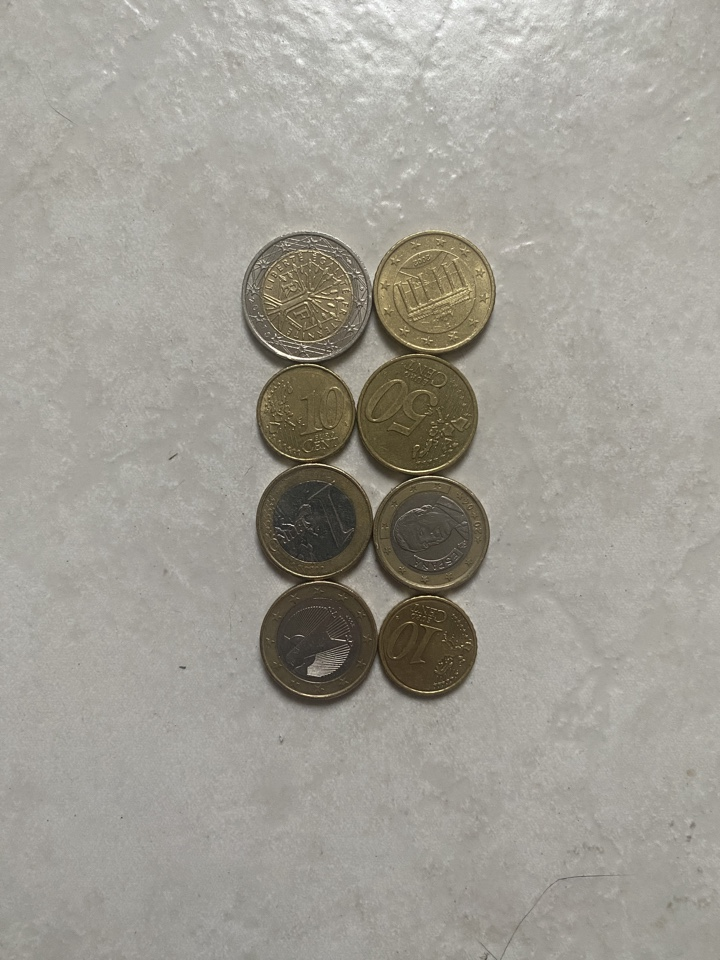
#> input picture images/coins.jpeg, 720 x 960 px, given in place of the camera
$ jupyter execute --allow-errors section_7_57_object_tracking.ipynb   (text cells are left out)
#> lines starting #> are read from the running program, lines starting #| are printed output that depends on the picture
[cell 1]
import numpy as np
import cv2

[cell 2]
corner_track_params = dict(maxCorners=10, qualityLevel=0.3, minDistance=7, blockSize=7)

[cell 3]
# larger motions can be detected by larger winsize but it is more sensitive to noise
# maxLevel is based on pyarmid for image processing: https://en.wikipedia.org/wiki/Pyramid_(image_processing)
# criteria we use both, speed (count) vs. accuracy of the algorithm (eps)
lucas_kanade_params = dict(winSize=(200,200), maxLevel=2, criteria=(cv2.TERM_CRITERIA_EPS | cv2.TERM_CRITERIA_COUNT, 10, 0.03))

[cell 4]
cap = cv2.VideoCapture(0)
cap.set(cv2.CAP_PROP_FPS, 60)
ret, prev_frame = cap.read()
#> prev_frame is the input picture: shape (960, 720, 3); mean B, G, R 147.7, 156.4, 159.6

prev_gray = cv2.cvtColor(prev_frame, cv2.COLOR_BGR2GRAY)
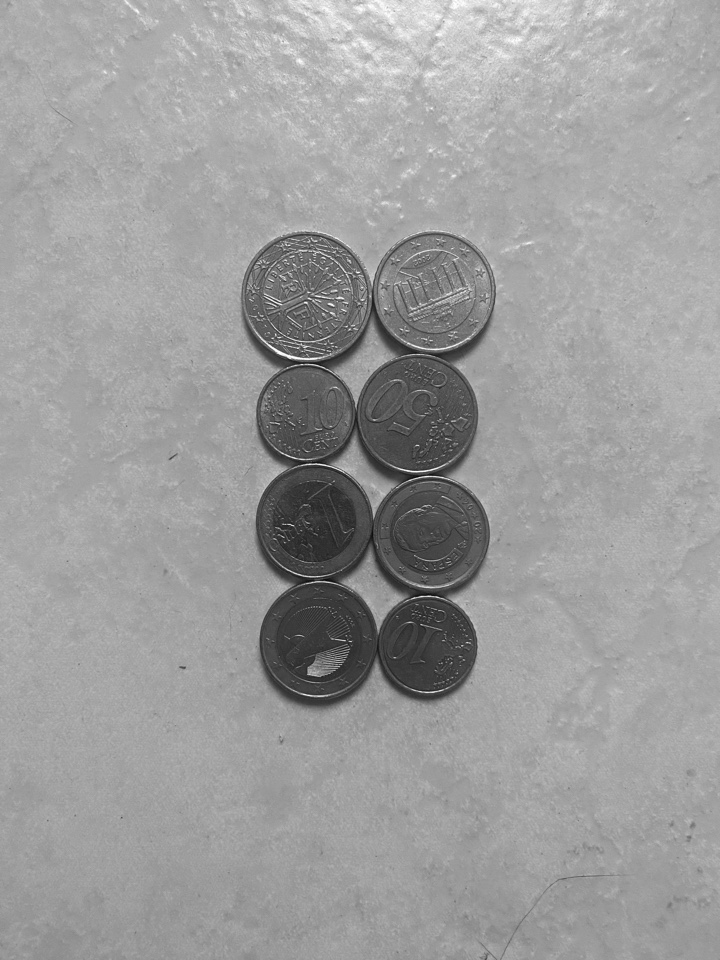
#> prev_gray: shape (960, 720); min 7, max 255, mean 156.3

# # Points to track
prev_points = cv2.goodFeaturesToTrack(prev_gray, mask=None, **corner_track_params)
#> prev_points = [[309, 672], [277, 335], [363, 302], [350, 328], [306, 304], [355, 274], [303, 346], [309, 239], [348, 274], [397, 285]]

mask = np.zeros_like(prev_frame) # visualization - zeros with the same size of the prev_frame

while True:
    ret, frame = cap.read()
    frame_gray = cv2.cvtColor(frame, cv2.COLOR_BGR2GRAY)
    # calculating the optical flow on the actual frame
    next_points, status, err = cv2.calcOpticalFlowPyrLK(prev_gray, frame_gray, prev_points, None, **lucas_kanade_params)
#> next_points has the same summary as prev_points; status = [1, 1, 1, 1, 1, 1, 1, 1, 1, 1]; err = [0, 0, 0, 0, 0, 0, 0, 0, 0, 0]

    good_new = next_points[status==1]
#> good_new has the same summary as prev_points
    good_prev = prev_points[status==1]
#> good_prev has the same summary as prev_points

    for i, (new, prev) in enumerate(zip(good_new, good_prev)):
        x_new, y_new = new.ravel() # reshape / flattening out an array -> 2d to 1d
        x_prev, y_prev = prev.ravel()

        mask = cv2.line(mask, (int(x_new), int(y_new)), (int(x_prev), int(y_prev)), (0,255,0), 3)
        frame = cv2.circle(frame, (int(x_new), int(y_new)), 8, (0,0,255), -1)
#> this loop made 10 passes
#> (x_new, y_new, x_prev, y_prev) on passes 1 to 10: (309, 672, 309, 672), (277, 335, 277, 335), (363, 302, 363, 302), (350, 328, 350, 328), (306, 304, 306, 304), (355, 274, 355, 274), (303, 346, 303, 346), (309, 239, 309, 239), (348, 274, 348, 274), (397, 285, 397, 285)
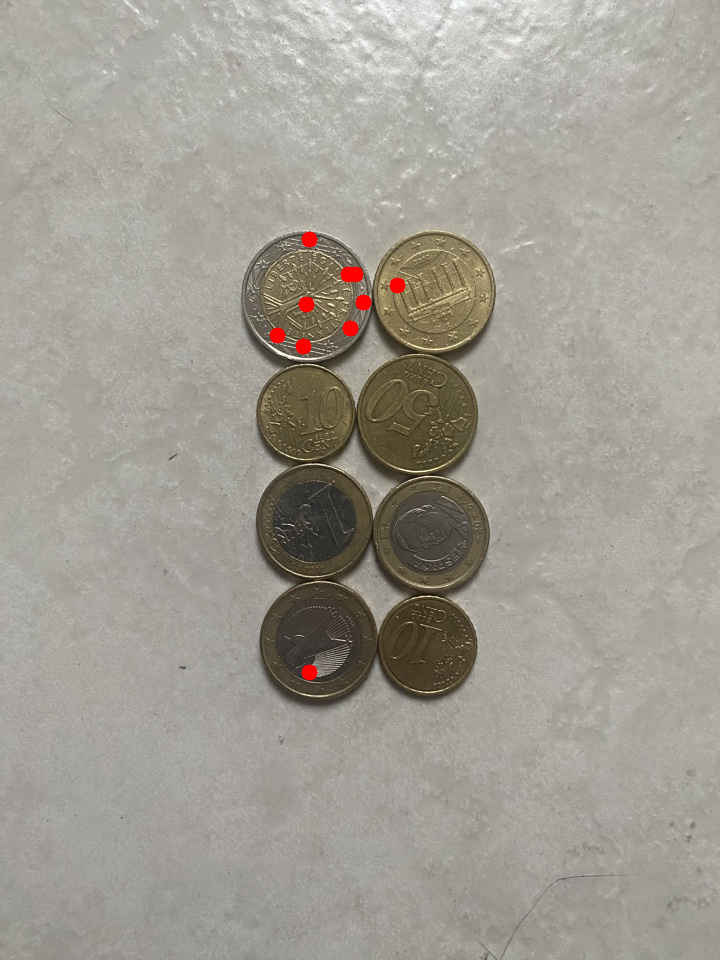
#> frame: shape (960, 720, 3); mean B, G, R 147.5, 156.1, 160
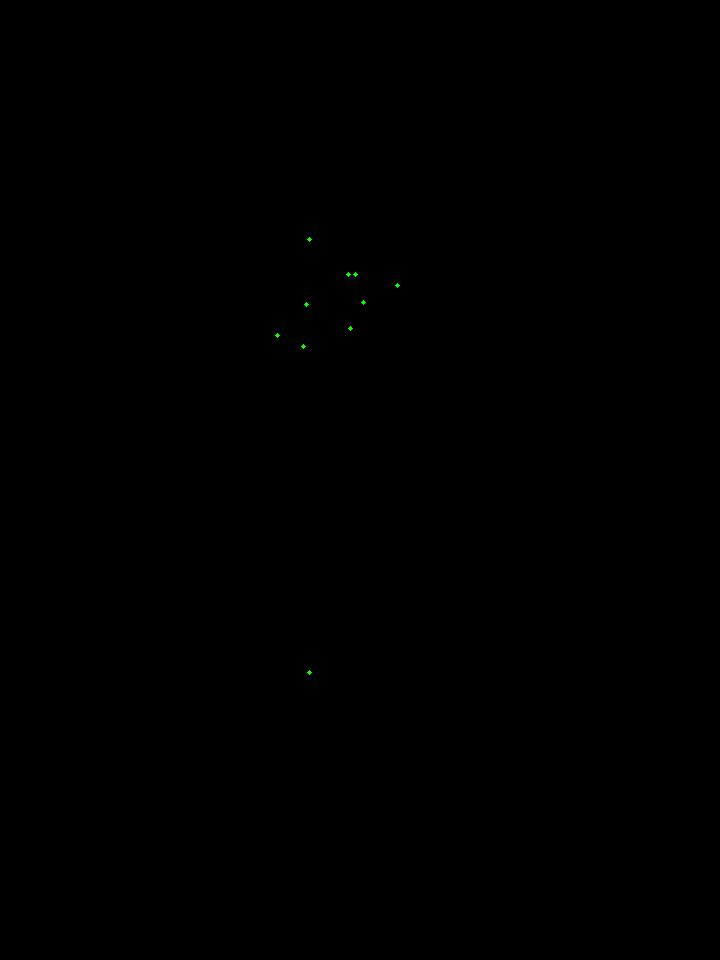
#> mask: shape (960, 720, 3); mean of channels 0, 1, 2 0, 0, 0; drawn as B, G, R
    img = cv2.add(frame, mask)
    cv2.imshow("tracking", img)

    k = cv2.waitKey(30) & 0xFF
#> (key Esc is pressed here)
    if k == 27:
        break

    prev_gray = frame_gray.copy()

    prev_points = good_new.reshape(-1,1,2)

cv2.destroyAllWindows()
cap.release()

$ run again, on images/gecko.jpeg
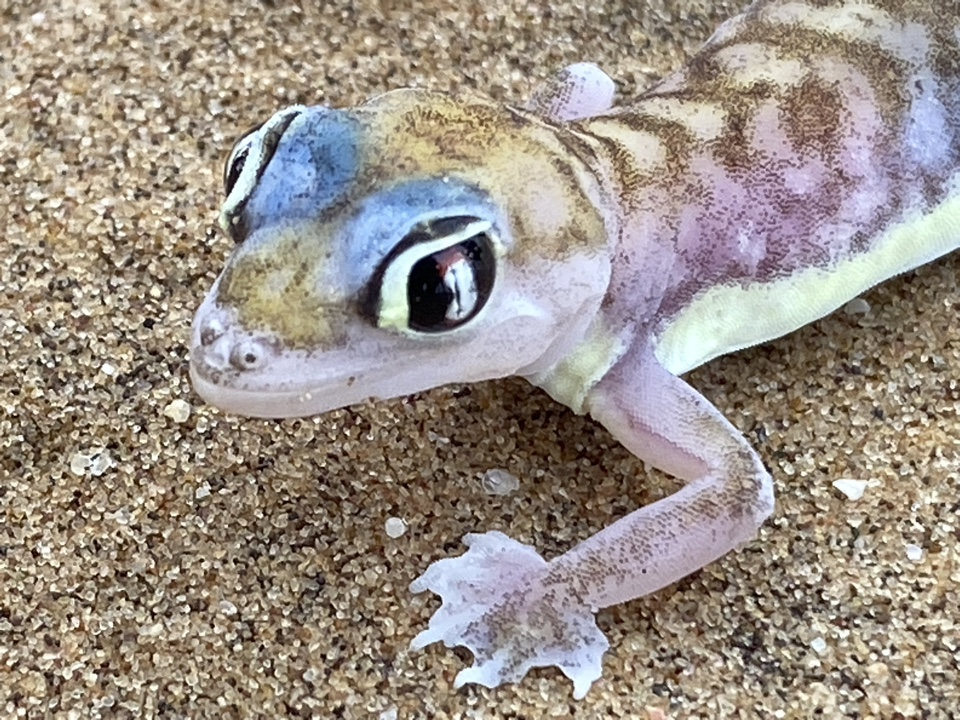
#> input picture images/gecko.jpeg, 960 x 720 px, given in place of the camera
#> prev_frame is the input picture: shape (720, 960, 3); mean B, G, R 136.4, 145.2, 155.2
#> `prev_gray = cv2.cvtColor(prev_frame, cv2.COLOR_BGR2GRAY)`:
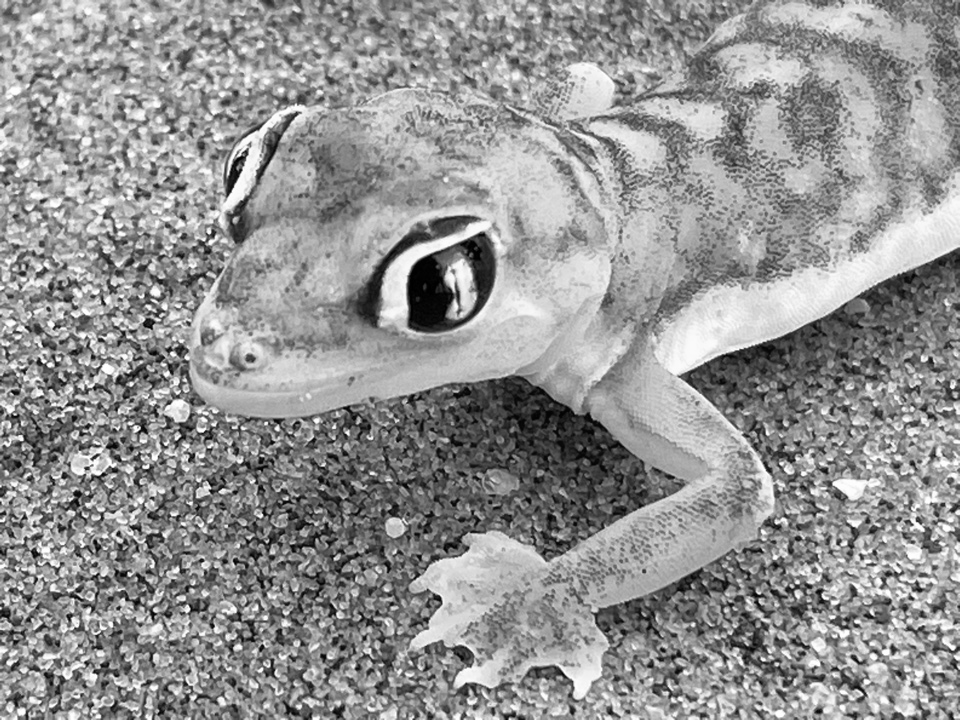
#> prev_gray: shape (720, 960); min 0, max 255, mean 147.2
#> prev_points = [[21, 438], [138, 427], [128, 574], [248, 540], [101, 513], [953, 647], [87, 469], [35, 524], [81, 433], [153, 609]]
#> next_points has the same summary as prev_points; status = [1, 1, 1, 1, 1, 1, 1, 1, 1, 1]; err = [0, 0, 0, 0, 0, 0, 0, 0, 0, 0]
#> good_new has the same summary as prev_points
#> good_prev has the same summary as prev_points
#> the loop `for i, (new, prev) in enumerate(zip(good_new, good_prev)):` made 10 passes
#> (x_new, y_new, x_prev, y_prev) on passes 1 to 8: (21, 438, 21, 438), (138, 427, 138, 427), (128, 574, 128, 574), (248, 540, 248, 540), (101, 513, 101, 513), (953, 647, 953, 647), (87, 469, 87, 469), (35, 524, 35, 524)
#> after the loop `for i, (new, prev) in enumerate(zip(good_new, good_prev)):`:
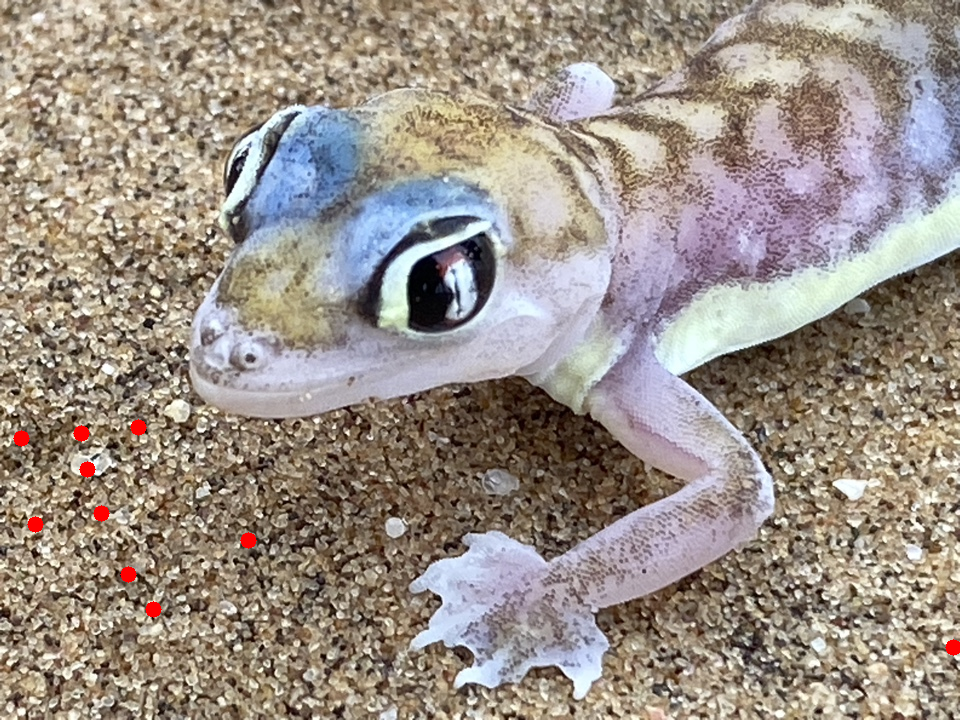
#> frame: shape (720, 960, 3); mean B, G, R 136.1, 144.8, 155.5
